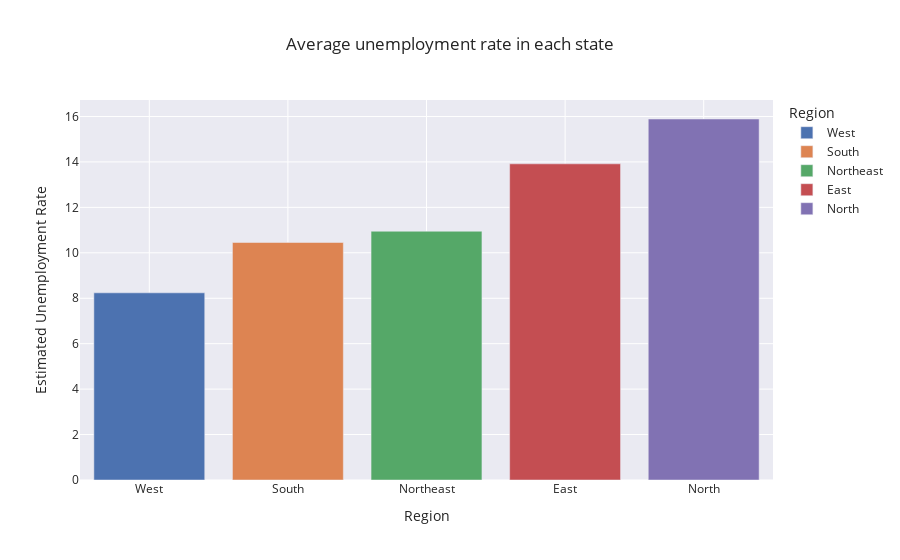

Source (notebook cell):
### Code cell
import plotly.express as px
plot_unemp = df[['Estimated Unemployment Rate','Region']]
df_unemployed = plot_unemp.groupby('Region').mean().reset_index()

df_unemployed = df_unemployed.sort_values('Estimated Unemployment Rate')

fig = px.bar(df_unemployed, x='Region',y='Estimated Unemployment Rate',color = 'Region',title = 'Average unemployment rate in each state',
             template='seaborn')
fig.show()

### Figure 1 — Plotly figure (JSON) as saved in the notebook; plotly's stock layout.template omitted (floating-point values rounded to 4 significant figures)
{"data": [{"alignmentgroup": "True", "hovertemplate": "Region=%{x}<br>Estimated Unemployment Rate=%{y}<extra></extra>", "legendgroup": "West", "marker": {"color": "rgb(76,114,176)", "pattern": {"shape": ""}}, "name": "West", "offsetgroup": "West", "orientation": "v", "showlegend": true, "textposition": "auto", "type": "bar", "x": ["West"], "xaxis": "x", "y": [8.239], "yaxis": "y"}, {"alignmentgroup": "True", "hovertemplate": "Region=%{x}<br>Estimated Unemployment Rate=%{y}<extra></extra>", "legendgroup": "South", "marker": {"color": "rgb(221,132,82)", "pattern": {"shape": ""}}, "name": "South", "offsetgroup": "South", "orientation": "v", "showlegend": true, "textposition": "auto", "type": "bar", "x": ["South"], "xaxis": "x", "y": [10.45], "yaxis": "y"}, {"alignmentgroup": "True", "hovertemplate": "Region=%{x}<br>Estimated Unemployment Rate=%{y}<extra></extra>", "legendgroup": "Northeast", "marker": {"color": "rgb(85,168,104)", "pattern": {"shape": ""}}, "name": "Northeast", "offsetgroup": "Northeast", "orientation": "v", "showlegend": true, "textposition": "auto", "type": "bar", "x": ["Northeast"], "xaxis": "x", "y": [10.95], "yaxis": "y"}, {"alignmentgroup": "True", "hovertemplate": "Region=%{x}<br>Estimated Unemployment Rate=%{y}<extra></extra>", "legendgroup": "East", "marker": {"color": "rgb(196,78,82)", "pattern": {"shape": ""}}, "name": "East", "offsetgroup": "East", "orientation": "v", "showlegend": true, "textposition": "auto", "type": "bar", "x": ["East"], "xaxis": "x", "y": [13.92], "yaxis": "y"}, {"alignmentgroup": "True", "hovertemplate": "Region=%{x}<br>Estimated Unemployment Rate=%{y}<extra></extra>", "legendgroup": "North", "marker": {"color": "rgb(129,114,179)", "pattern": {"shape": ""}}, "name": "North", "offsetgroup": "North", "orientation": "v", "showlegend": true, "textposition": "auto", "type": "bar", "x": ["North"], "xaxis": "x", "y": [15.89], "yaxis": "y"}], "layout": {"barmode": "relative", "legend": {"title": {"text": "Region"}, "tracegroupgap": 0}, "title": {"text": "Average unemployment rate in each state"}, "xaxis": {"anchor": "y", "categoryarray": ["West", "South", "Northeast", "East", "North"], "categoryorder": "array", "domain": [0, 1], "title": {"text": "Region"}}, "yaxis": {"anchor": "x", "domain": [0, 1], "title": {"text": "Estimated Unemployment Rate"}}}}
